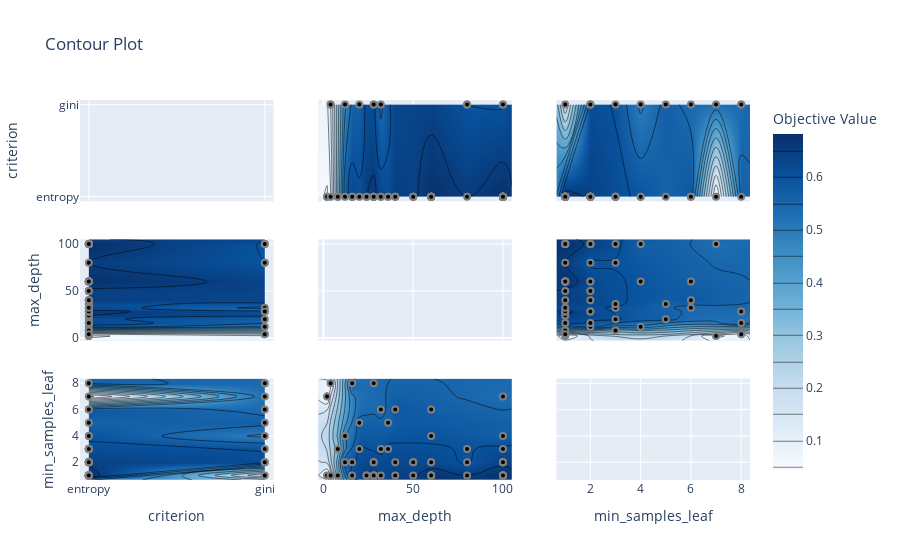

Source (notebook cell):
### Code cell
# plots parameter interactive chart from we can choose which hyperparameter space has to explore
optuna.visualization.plot_contour(study)

### Figure 1 — Plotly figure (JSON) as saved in the notebook; plotly's stock layout.template omitted (floating-point values rounded to 4 significant figures; data arrays with more than 128 entries replaced by an {"elided": "..."} marker saying what was removed)
{"data": [{"type": "scatter", "xaxis": "x", "yaxis": "y"}, {"colorbar": {"title": {"text": "Objective Value"}}, "colorscale": [[0, "rgb(247,251,255)"], [0.125, "rgb(222,235,247)"], [0.25, "rgb(198,219,239)"], [0.375, "rgb(158,202,225)"], [0.5, "rgb(107,174,214)"], [0.625, "rgb(66,146,198)"], [0.75, "rgb(33,113,181)"], [0.875, "rgb(8,81,156)"], [1, "rgb(8,48,107)"]], "connectgaps": true, "contours": {"coloring": "heatmap"}, "hoverinfo": "none", "line": {"smoothing": 1.3}, "reversescale": false, "showscale": true, "type": "contour", "x": ["entropy", "gini"], "xaxis": "x4", "y": [-2.9, 2, 4, 8, 12, 16, 20, 24, 28, 32, 36, 40, 50, 60, 80, 100, 104.9], "yaxis": "y4", "z": [[null, null], [0.0446, null], [0.09138, 0.1484], [0.349, null], [0.583, 0.4897], [0.6235, null], [0.6089, 0.5662], [0.6508, null], [0.6616, 0.6123], [0.6277, 0.5354], [0.6097, null], [0.6477, null], [0.6406, null], [0.678, null], [0.65, 0.5968], [0.682, 0.5963], [null, null]]}, {"marker": {"color": "black", "line": {"color": "Gray", "width": 2}}, "mode": "markers", "name": "Feasible Trial", "showlegend": false, "type": "scatter", "x": ["entropy", "gini", "gini", "gini", "gini", "entropy", "entropy", "gini", "entropy", "gini", "entropy", "entropy", "entropy", "entropy", "entropy", "entropy", "entropy", "entropy", "entropy", "entropy", "entropy", "entropy", "entropy", "entropy", "entropy", "entropy", "entropy", "entropy", "entropy", "entropy", "entropy", "entropy", "entropy", "entropy", "gini", "gini", "entropy", "entropy", "gini", "entropy", "gini", "entropy", "entropy", "entropy", "entropy", "entropy", "entropy", "entropy", "entropy", "gini", "entropy", "entropy", "entropy", "entropy", "entropy", "entropy", "entropy", "entropy", "entropy", "entropy"], "xaxis": "x4", "y": [50, 28, 100, 4, 32, 100, 16, 80, 40, 12, 100, 100, 2, 8, 24, 100, 60, 20, 36, 100, 100, 100, 100, 100, 32, 60, 60, 60, 24, 36, 50, 28, 40, 12, 4, 100, 8, 16, 80, 2, 20, 50, 100, 28, 28, 28, 60, 100, 4, 28, 100, 60, 60, 60, 16, 100, 32, 40, 80, 60], "yaxis": "y4"}, {"colorbar": {"title": {"text": "Objective Value"}}, "colorscale": [[0, "rgb(247,251,255)"], [0.125, "rgb(222,235,247)"], [0.25, "rgb(198,219,239)"], [0.375, "rgb(158,202,225)"], [0.5, "rgb(107,174,214)"], [0.625, "rgb(66,146,198)"], [0.75, "rgb(33,113,181)"], [0.875, "rgb(8,81,156)"], [1, "rgb(8,48,107)"]], "connectgaps": true, "contours": {"coloring": "heatmap"}, "hoverinfo": "none", "line": {"smoothing": 1.3}, "reversescale": false, "showscale": false, "type": "contour", "x": ["entropy", "gini"], "xaxis": "x7", "y": [0.65, 1, 2, 3, 4, 5, 6, 7, 8, 8.35], "yaxis": "y7", "z": [[null, null], [0.682, 0.1484], [0.6379, 0.6123], [0.6102, 0.5968], [0.5929, 0.4897], [0.5556, 0.5662], [0.5841, 0.5354], [0.03596, 0.5275], [0.5604, 0.5374], [null, null]]}, {"marker": {"color": "black", "line": {"color": "Gray", "width": 2}}, "mode": "markers", "name": "Feasible Trial", "showlegend": false, "type": "scatter", "x": ["entropy", "gini", "gini", "gini", "gini", "entropy", "entropy", "gini", "entropy", "gini", "entropy", "entropy", "entropy", "entropy", "entropy", "entropy", "entropy", "entropy", "entropy", "entropy", "entropy", "entropy", "entropy", "entropy", "entropy", "entropy", "entropy", "entropy", "entropy", "entropy", "entropy", "entropy", "entropy", "entropy", "gini", "gini", "entropy", "entropy", "gini", "entropy", "gini", "entropy", "entropy", "entropy", "entropy", "entropy", "entropy", "entropy", "entropy", "gini", "entropy", "entropy", "entropy", "entropy", "entropy", "entropy", "entropy", "entropy", "entropy", "entropy"], "xaxis": "x7", "y": [2, 8, 7, 8, 6, 2, 1, 3, 6, 4, 1, 1, 1, 3, 1, 4, 2, 3, 5, 1, 2, 1, 1, 2, 3, 1, 2, 4, 1, 3, 2, 1, 1, 2, 1, 2, 1, 8, 2, 7, 5, 1, 1, 1, 2, 1, 1, 3, 1, 2, 1, 1, 1, 1, 2, 2, 1, 2, 1, 6], "yaxis": "y7"}, {"colorbar": {"title": {"text": "Objective Value"}}, "colorscale": [[0, "rgb(247,251,255)"], [0.125, "rgb(222,235,247)"], [0.25, "rgb(198,219,239)"], [0.375, "rgb(158,202,225)"], [0.5, "rgb(107,174,214)"], [0.625, "rgb(66,146,198)"], [0.75, "rgb(33,113,181)"], [0.875, "rgb(8,81,156)"], [1, "rgb(8,48,107)"]], "connectgaps": true, "contours": {"coloring": "heatmap"}, "hoverinfo": "none", "line": {"smoothing": 1.3}, "reversescale": false, "showscale": false, "type": "contour", "x": [-2.9, 2, 4, 8, 12, 16, 20, 24, 28, 32, 36, 40, 50, 60, 80, 100, 104.9], "xaxis": "x2", "y": ["entropy", "gini"], "yaxis": "y2", "z": [[null, 0.0446, 0.09138, 0.349, 0.583, 0.6235, 0.6089, 0.6508, 0.6616, 0.6277, 0.6097, 0.6477, 0.6406, 0.678, 0.65, 0.682, null], [null, null, 0.1484, null, 0.4897, null, 0.5662, null, 0.6123, 0.5354, null, null, null, null, 0.5968, 0.5963, null]]}, {"marker": {"color": "black", "line": {"color": "Gray", "width": 2}}, "mode": "markers", "name": "Feasible Trial", "showlegend": false, "type": "scatter", "x": [50, 28, 100, 4, 32, 100, 16, 80, 40, 12, 100, 100, 2, 8, 24, 100, 60, 20, 36, 100, 100, 100, 100, 100, 32, 60, 60, 60, 24, 36, 50, 28, 40, 12, 4, 100, 8, 16, 80, 2, 20, 50, 100, 28, 28, 28, 60, 100, 4, 28, 100, 60, 60, 60, 16, 100, 32, 40, 80, 60], "xaxis": "x2", "y": ["entropy", "gini", "gini", "gini", "gini", "entropy", "entropy", "gini", "entropy", "gini", "entropy", "entropy", "entropy", "entropy", "entropy", "entropy", "entropy", "entropy", "entropy", "entropy", "entropy", "entropy", "entropy", "entropy", "entropy", "entropy", "entropy", "entropy", "entropy", "entropy", "entropy", "entropy", "entropy", "entropy", "gini", "gini", "entropy", "entropy", "gini", "entropy", "gini", "entropy", "entropy", "entropy", "entropy", "entropy", "entropy", "entropy", "entropy", "gini", "entropy", "entropy", "entropy", "entropy", "entropy", "entropy", "entropy", "entropy", "entropy", "entropy"], "yaxis": "y2"}, {"type": "scatter", "xaxis": "x5", "yaxis": "y5"}, {"colorbar": {"title": {"text": "Objective Value"}}, "colorscale": [[0, "rgb(247,251,255)"], [0.125, "rgb(222,235,247)"], [0.25, "rgb(198,219,239)"], [0.375, "rgb(158,202,225)"], [0.5, "rgb(107,174,214)"], [0.625, "rgb(66,146,198)"], [0.75, "rgb(33,113,181)"], [0.875, "rgb(8,81,156)"], [1, "rgb(8,48,107)"]], "connectgaps": true, "contours": {"coloring": "heatmap"}, "hoverinfo": "none", "line": {"smoothing": 1.3}, "reversescale": false, "showscale": false, "type": "contour", "x": [-2.9, 2, 4, 8, 12, 16, 20, 24, 28, 32, 36, 40, 50, 60, 80, 100, 104.9], "xaxis": "x8", "y": [0.65, 1, 2, 3, 4, 5, 6, 7, 8, 8.35], "yaxis": "y8", "z": {"elided": "10x17 float values"}}, {"marker": {"color": "black", "line": {"color": "Gray", "width": 2}}, "mode": "markers", "name": "Feasible Trial", "showlegend": false, "type": "scatter", "x": [50, 28, 100, 4, 32, 100, 16, 80, 40, 12, 100, 100, 2, 8, 24, 100, 60, 20, 36, 100, 100, 100, 100, 100, 32, 60, 60, 60, 24, 36, 50, 28, 40, 12, 4, 100, 8, 16, 80, 2, 20, 50, 100, 28, 28, 28, 60, 100, 4, 28, 100, 60, 60, 60, 16, 100, 32, 40, 80, 60], "xaxis": "x8", "y": [2, 8, 7, 8, 6, 2, 1, 3, 6, 4, 1, 1, 1, 3, 1, 4, 2, 3, 5, 1, 2, 1, 1, 2, 3, 1, 2, 4, 1, 3, 2, 1, 1, 2, 1, 2, 1, 8, 2, 7, 5, 1, 1, 1, 2, 1, 1, 3, 1, 2, 1, 1, 1, 1, 2, 2, 1, 2, 1, 6], "yaxis": "y8"}, {"colorbar": {"title": {"text": "Objective Value"}}, "colorscale": [[0, "rgb(247,251,255)"], [0.125, "rgb(222,235,247)"], [0.25, "rgb(198,219,239)"], [0.375, "rgb(158,202,225)"], [0.5, "rgb(107,174,214)"], [0.625, "rgb(66,146,198)"], [0.75, "rgb(33,113,181)"], [0.875, "rgb(8,81,156)"], [1, "rgb(8,48,107)"]], "connectgaps": true, "contours": {"coloring": "heatmap"}, "hoverinfo": "none", "line": {"smoothing": 1.3}, "reversescale": false, "showscale": false, "type": "contour", "x": [0.65, 1, 2, 3, 4, 5, 6, 7, 8, 8.35], "xaxis": "x3", "y": ["entropy", "gini"], "yaxis": "y3", "z": [[null, 0.682, 0.6379, 0.6102, 0.5929, 0.5556, 0.5841, 0.03596, 0.5604, null], [null, 0.1484, 0.6123, 0.5968, 0.4897, 0.5662, 0.5354, 0.5275, 0.5374, null]]}, {"marker": {"color": "black", "line": {"color": "Gray", "width": 2}}, "mode": "markers", "name": "Feasible Trial", "showlegend": false, "type": "scatter", "x": [2, 8, 7, 8, 6, 2, 1, 3, 6, 4, 1, 1, 1, 3, 1, 4, 2, 3, 5, 1, 2, 1, 1, 2, 3, 1, 2, 4, 1, 3, 2, 1, 1, 2, 1, 2, 1, 8, 2, 7, 5, 1, 1, 1, 2, 1, 1, 3, 1, 2, 1, 1, 1, 1, 2, 2, 1, 2, 1, 6], "xaxis": "x3", "y": ["entropy", "gini", "gini", "gini", "gini", "entropy", "entropy", "gini", "entropy", "gini", "entropy", "entropy", "entropy", "entropy", "entropy", "entropy", "entropy", "entropy", "entropy", "entropy", "entropy", "entropy", "entropy", "entropy", "entropy", "entropy", "entropy", "entropy", "entropy", "entropy", "entropy", "entropy", "entropy", "entropy", "gini", "gini", "entropy", "entropy", "gini", "entropy", "gini", "entropy", "entropy", "entropy", "entropy", "entropy", "entropy", "entropy", "entropy", "gini", "entropy", "entropy", "entropy", "entropy", "entropy", "entropy", "entropy", "entropy", "entropy", "entropy"], "yaxis": "y3"}, {"colorbar": {"title": {"text": "Objective Value"}}, "colorscale": [[0, "rgb(247,251,255)"], [0.125, "rgb(222,235,247)"], [0.25, "rgb(198,219,239)"], [0.375, "rgb(158,202,225)"], [0.5, "rgb(107,174,214)"], [0.625, "rgb(66,146,198)"], [0.75, "rgb(33,113,181)"], [0.875, "rgb(8,81,156)"], [1, "rgb(8,48,107)"]], "connectgaps": true, "contours": {"coloring": "heatmap"}, "hoverinfo": "none", "line": {"smoothing": 1.3}, "reversescale": false, "showscale": false, "type": "contour", "x": [0.65, 1, 2, 3, 4, 5, 6, 7, 8, 8.35], "xaxis": "x6", "y": [-2.9, 2, 4, 8, 12, 16, 20, 24, 28, 32, 36, 40, 50, 60, 80, 100, 104.9], "yaxis": "y6", "z": {"elided": "17x10 float values"}}, {"marker": {"color": "black", "line": {"color": "Gray", "width": 2}}, "mode": "markers", "name": "Feasible Trial", "showlegend": false, "type": "scatter", "x": [2, 8, 7, 8, 6, 2, 1, 3, 6, 4, 1, 1, 1, 3, 1, 4, 2, 3, 5, 1, 2, 1, 1, 2, 3, 1, 2, 4, 1, 3, 2, 1, 1, 2, 1, 2, 1, 8, 2, 7, 5, 1, 1, 1, 2, 1, 1, 3, 1, 2, 1, 1, 1, 1, 2, 2, 1, 2, 1, 6], "xaxis": "x6", "y": [50, 28, 100, 4, 32, 100, 16, 80, 40, 12, 100, 100, 2, 8, 24, 100, 60, 20, 36, 100, 100, 100, 100, 100, 32, 60, 60, 60, 24, 36, 50, 28, 40, 12, 4, 100, 8, 16, 80, 2, 20, 50, 100, 28, 28, 28, 60, 100, 4, 28, 100, 60, 60, 60, 16, 100, 32, 40, 80, 60], "yaxis": "y6"}, {"type": "scatter", "xaxis": "x9", "yaxis": "y9"}], "layout": {"title": {"text": "Contour Plot"}, "xaxis": {"anchor": "y", "domain": [0, 0.2889], "matches": "x7", "range": [-0.05, 1.05], "showticklabels": false, "type": "category"}, "xaxis2": {"anchor": "y2", "domain": [0.3556, 0.6444], "matches": "x8", "range": [-2.9, 104.9], "showticklabels": false}, "xaxis3": {"anchor": "y3", "domain": [0.7111, 1], "matches": "x9", "range": [0.65, 8.35], "showticklabels": false}, "xaxis4": {"anchor": "y4", "domain": [0, 0.2889], "matches": "x7", "range": [-0.05, 1.05], "showticklabels": false, "type": "category"}, "xaxis5": {"anchor": "y5", "domain": [0.3556, 0.6444], "matches": "x8", "range": [-2.9, 104.9], "showticklabels": false}, "xaxis6": {"anchor": "y6", "domain": [0.7111, 1], "matches": "x9", "range": [0.65, 8.35], "showticklabels": false}, "xaxis7": {"anchor": "y7", "domain": [0, 0.2889], "range": [-0.05, 1.05], "title": {"text": "criterion"}, "type": "category"}, "xaxis8": {"anchor": "y8", "domain": [0.3556, 0.6444], "range": [-2.9, 104.9], "title": {"text": "max_depth"}}, "xaxis9": {"anchor": "y9", "domain": [0.7111, 1], "range": [0.65, 8.35], "title": {"text": "min_samples_leaf"}}, "yaxis": {"anchor": "x", "domain": [0.7333, 1], "range": [-0.05, 1.05], "title": {"text": "criterion"}, "type": "category"}, "yaxis2": {"anchor": "x2", "domain": [0.7333, 1], "matches": "y", "range": [-0.05, 1.05], "showticklabels": false, "type": "category"}, "yaxis3": {"anchor": "x3", "domain": [0.7333, 1], "matches": "y", "range": [-0.05, 1.05], "showticklabels": false, "type": "category"}, "yaxis4": {"anchor": "x4", "domain": [0.3667, 0.6333], "range": [-2.9, 104.9], "title": {"text": "max_depth"}}, "yaxis5": {"anchor": "x5", "domain": [0.3667, 0.6333], "matches": "y4", "range": [-2.9, 104.9], "showticklabels": false}, "yaxis6": {"anchor": "x6", "domain": [0.3667, 0.6333], "matches": "y4", "range": [-2.9, 104.9], "showticklabels": false}, "yaxis7": {"anchor": "x7", "domain": [0, 0.2667], "range": [0.65, 8.35], "title": {"text": "min_samples_leaf"}}, "yaxis8": {"anchor": "x8", "domain": [0, 0.2667], "matches": "y7", "range": [0.65, 8.35], "showticklabels": false}, "yaxis9": {"anchor": "x9", "domain": [0, 0.2667], "matches": "y7", "range": [0.65, 8.35], "showticklabels": false}}}
